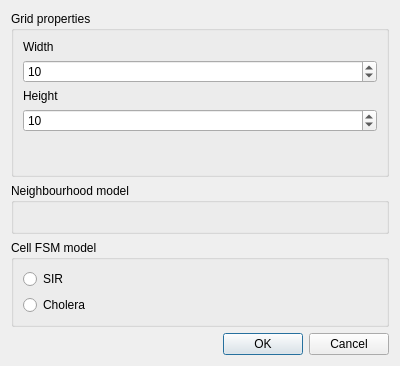
<?xml version="1.0" encoding="UTF-8"?>
<ui version="4.0">
 <class>Dialog</class>
 <widget class="QDialog" name="Dialog">
  <property name="geometry">
   <rect>
    <x>0</x>
    <y>0</y>
    <width>400</width>
    <height>366</height>
   </rect>
  </property>
  <property name="windowTitle">
   <string>Model parameters</string>
  </property>
  <layout class="QVBoxLayout" name="verticalLayout_2">
   <item>
    <widget class="QGroupBox" name="groupBox">
     <property name="title">
      <string>Grid properties</string>
     </property>
     <layout class="QHBoxLayout" name="horizontalLayout">
      <item>
       <layout class="QVBoxLayout" name="shapeLayout"/>
      </item>
      <item>
       <layout class="QVBoxLayout" name="verticalLayout_4">
        <property name="topMargin">
         <number>0</number>
        </property>
        <property name="rightMargin">
         <number>0</number>
        </property>
        <item>
         <widget class="QLabel" name="label">
          <property name="text">
           <string>Width</string>
          </property>
         </widget>
        </item>
        <item>
         <widget class="QSpinBox" name="widthBox">
          <property name="maximum">
           <number>256</number>
          </property>
          <property name="value">
           <number>10</number>
          </property>
         </widget>
        </item>
        <item>
         <widget class="QLabel" name="label_2">
          <property name="text">
           <string>Height</string>
          </property>
         </widget>
        </item>
        <item>
         <widget class="QSpinBox" name="heightBox">
          <property name="maximum">
           <number>256</number>
          </property>
          <property name="value">
           <number>10</number>
          </property>
         </widget>
        </item>
        <item>
         <spacer name="verticalSpacer">
          <property name="orientation">
           <enum>Qt::Vertical</enum>
          </property>
          <property name="sizeHint" stdset="0">
           <size>
            <width>20</width>
            <height>40</height>
           </size>
          </property>
         </spacer>
        </item>
       </layout>
      </item>
     </layout>
    </widget>
   </item>
   <item>
    <widget class="QGroupBox" name="neighboursGroup">
     <property name="title">
      <string>Neighbourhood model</string>
     </property>
     <layout class="QVBoxLayout" name="verticalLayout">
      <item>
       <spacer name="verticalSpacer_2">
        <property name="orientation">
         <enum>Qt::Vertical</enum>
        </property>
        <property name="sizeHint" stdset="0">
         <size>
          <width>20</width>
          <height>16</height>
         </size>
        </property>
       </spacer>
      </item>
     </layout>
    </widget>
   </item>
   <item>
    <widget class="QGroupBox" name="groupBox_3">
     <property name="title">
      <string>Cell FSM model</string>
     </property>
     <layout class="QVBoxLayout" name="verticalLayout_3">
      <item>
       <widget class="QRadioButton" name="sirButton">
        <property name="text">
         <string>SIR</string>
        </property>
        <attribute name="buttonGroup">
         <string notr="true">modelsGroup</string>
        </attribute>
       </widget>
      </item>
      <item>
       <widget class="QRadioButton" name="choleraButton">
        <property name="text">
         <string>Cholera</string>
        </property>
        <attribute name="buttonGroup">
         <string notr="true">modelsGroup</string>
        </attribute>
       </widget>
      </item>
     </layout>
    </widget>
   </item>
   <item>
    <widget class="QDialogButtonBox" name="buttonBox">
     <property name="orientation">
      <enum>Qt::Horizontal</enum>
     </property>
     <property name="standardButtons">
      <set>QDialogButtonBox::Cancel|QDialogButtonBox::Ok</set>
     </property>
    </widget>
   </item>
  </layout>
 </widget>
 <resources/>
 <connections>
  <connection>
   <sender>buttonBox</sender>
   <signal>accepted()</signal>
   <receiver>Dialog</receiver>
   <slot>accept()</slot>
   <hints>
    <hint type="sourcelabel">
     <x>248</x>
     <y>254</y>
    </hint>
    <hint type="destinationlabel">
     <x>157</x>
     <y>274</y>
    </hint>
   </hints>
  </connection>
  <connection>
   <sender>buttonBox</sender>
   <signal>rejected()</signal>
   <receiver>Dialog</receiver>
   <slot>reject()</slot>
   <hints>
    <hint type="sourcelabel">
     <x>316</x>
     <y>260</y>
    </hint>
    <hint type="destinationlabel">
     <x>286</x>
     <y>274</y>
    </hint>
   </hints>
  </connection>
 </connections>
 <buttongroups>
  <buttongroup name="modelsGroup"/>
 </buttongroups>
</ui>
